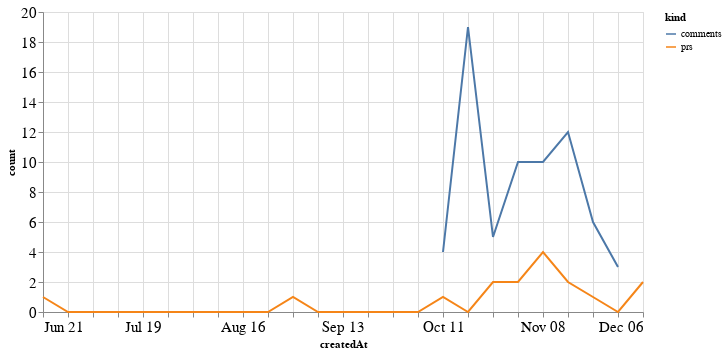

Here is the notebook cell this chart was saved with:
### Code cell
alt.Chart(total_time, width=600).mark_line().encode(
    x='createdAt',
    y='count',
    color='kind'
)

### Figure 1 — Vega-Lite specification as saved in the notebook (floating-point values rounded to 4 significant figures)
{"config": {"axisLeft": {"labelFontSize": 15}, "axisBottom": {"labelFontSize": 15}}, "data": {"name": "data-6a04c97f2270d122bb1e86ec66ef9489"}, "mark": "line", "encoding": {"color": {"type": "nominal", "field": "kind"}, "x": {"type": "temporal", "field": "createdAt"}, "y": {"type": "quantitative", "field": "count"}}, "width": 600, "$schema": "https://vega.github.io/schema/vega-lite/v4.8.1.json", "datasets": {"data-6a04c97f2270d122bb1e86ec66ef9489": [{"createdAt": "2020-06-21T00:00:00", "kind": "prs", "count": 1.0}, {"createdAt": "2020-06-28T00:00:00", "kind": "prs", "count": 0.0}, {"createdAt": "2020-07-05T00:00:00", "kind": "prs", "count": 0.0}, {"createdAt": "2020-07-12T00:00:00", "kind": "prs", "count": 0.0}, {"createdAt": "2020-07-19T00:00:00", "kind": "prs", "count": 0.0}, {"createdAt": "2020-07-26T00:00:00", "kind": "prs", "count": 0.0}, {"createdAt": "2020-08-02T00:00:00", "kind": "prs", "count": 0.0}, {"createdAt": "2020-08-09T00:00:00", "kind": "prs", "count": 0.0}, {"createdAt": "2020-08-16T00:00:00", "kind": "prs", "count": 0.0}, {"createdAt": "2020-08-23T00:00:00", "kind": "prs", "count": 0.0}, {"createdAt": "2020-08-30T00:00:00", "kind": "prs", "count": 1.0}, {"createdAt": "2020-09-06T00:00:00", "kind": "prs", "count": 0.0}, {"createdAt": "2020-09-13T00:00:00", "kind": "prs", "count": 0.0}, {"createdAt": "2020-09-20T00:00:00", "kind": "prs", "count": 0.0}, {"createdAt": "2020-09-27T00:00:00", "kind": "prs", "count": 0.0}, {"createdAt": "2020-10-04T00:00:00", "kind": "prs", "count": 0.0}, {"createdAt": "2020-10-11T00:00:00", "kind": "prs", "count": 1.0}, {"createdAt": "2020-10-18T00:00:00", "kind": "prs", "count": 0.0}, {"createdAt": "2020-10-25T00:00:00", "kind": "prs", "count": 2.0}, {"createdAt": "2020-11-01T00:00:00", "kind": "prs", "count": 2.0}, {"createdAt": "2020-11-08T00:00:00", "kind": "prs", "count": 4.0}, {"createdAt": "2020-11-15T00:00:00", "kind": "prs", "count": 2.0}, {"createdAt": "2020-11-22T00:00:00", "kind": "prs", "count": 1.0}, {"createdAt": "2020-11-29T00:00:00", "kind": "prs", "count": 0.0}, {"createdAt": "2020-12-06T00:00:00", "kind": "prs", "count": 2.0}, {"createdAt": "2020-06-21T00:00:00", "kind": "comments", "count": null}, {"createdAt": "2020-06-28T00:00:00", "kind": "comments", "count": null}, {"createdAt": "2020-07-05T00:00:00", "kind": "comments", "count": null}, {"createdAt": "2020-07-12T00:00:00", "kind": "comments", "count": null}, {"createdAt": "2020-07-19T00:00:00", "kind": "comments", "count": null}, {"createdAt": "2020-07-26T00:00:00", "kind": "comments", "count": null}, {"createdAt": "2020-08-02T00:00:00", "kind": "comments", "count": null}, {"createdAt": "2020-08-09T00:00:00", "kind": "comments", "count": null}, {"createdAt": "2020-08-16T00:00:00", "kind": "comments", "count": null}, {"createdAt": "2020-08-23T00:00:00", "kind": "comments", "count": null}, {"createdAt": "2020-08-30T00:00:00", "kind": "comments", "count": null}, {"createdAt": "2020-09-06T00:00:00", "kind": "comments", "count": null}, {"createdAt": "2020-09-13T00:00:00", "kind": "comments", "count": null}, {"createdAt": "2020-09-20T00:00:00", "kind": "comments", "count": null}, {"createdAt": "2020-09-27T00:00:00", "kind": "comments", "count": null}, {"createdAt": "2020-10-04T00:00:00", "kind": "comments", "count": null}, {"createdAt": "2020-10-11T00:00:00", "kind": "comments", "count": 4.0}, {"createdAt": "2020-10-18T00:00:00", "kind": "comments", "count": 19.0}, {"createdAt": "2020-10-25T00:00:00", "kind": "comments", "count": 5.0}, {"createdAt": "2020-11-01T00:00:00", "kind": "comments", "count": 10.0}, {"createdAt": "2020-11-08T00:00:00", "kind": "comments", "count": 10.0}, {"createdAt": "2020-11-15T00:00:00", "kind": "comments", "count": 12.0}, {"createdAt": "2020-11-22T00:00:00", "kind": "comments", "count": 6.0}, {"createdAt": "2020-11-29T00:00:00", "kind": "comments", "count": 3.0}, {"createdAt": "2020-12-06T00:00:00", "kind": "comments", "count": null}]}}
